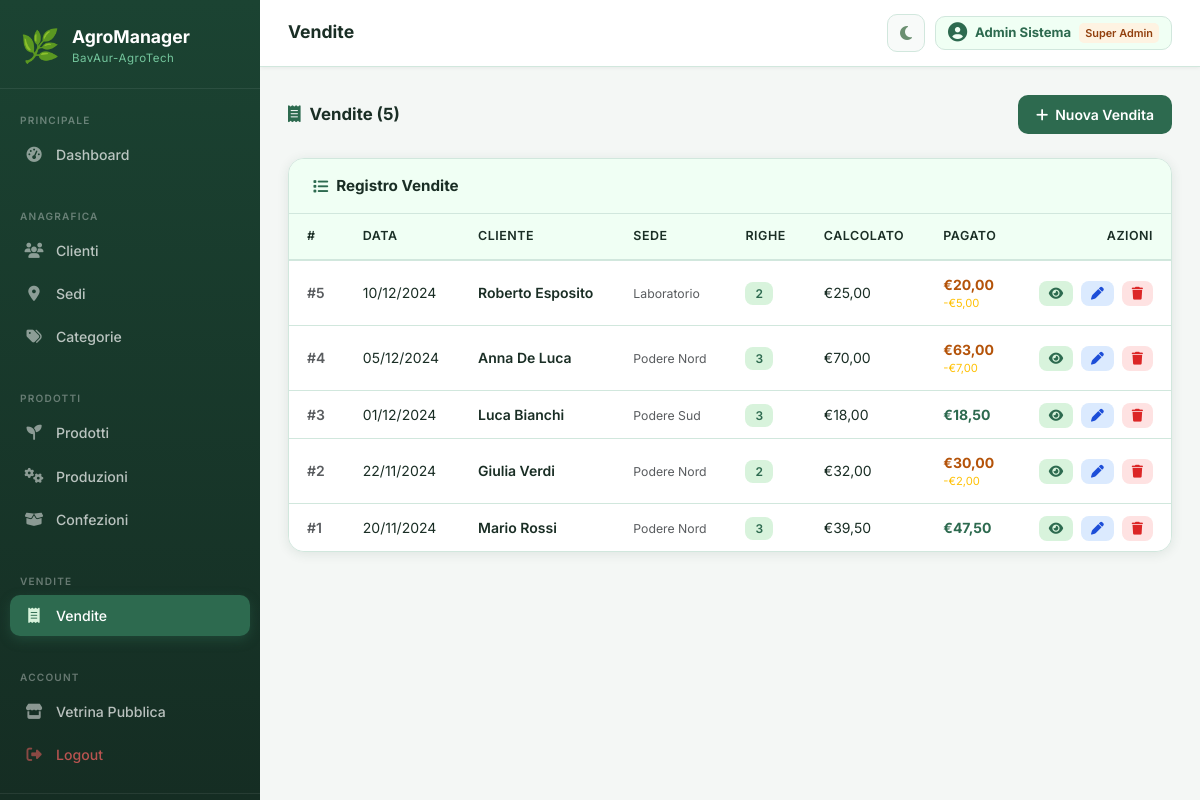
The app's page /root/src/vendite.php (signed in) with its own data.
### tables this page shows
CREATE TABLE VENDITA (
    idVendita    INT AUTO_INCREMENT PRIMARY KEY,
    dataVendita  DATE NOT NULL,
    totalePagato DECIMAL(10,2) NOT NULL DEFAULT 0.00,
    note         TEXT,
    idCliente    INT NOT NULL,
    idSede       INT NOT NULL,
    FOREIGN KEY (idCliente) REFERENCES CLIENTE(idCliente) ON DELETE RESTRICT,
    FOREIGN KEY (idSede)    REFERENCES SEDE(idSede)       ON DELETE RESTRICT
);

CREATE TABLE CLIENTE (
    idCliente INT AUTO_INCREMENT PRIMARY KEY,
    nome      VARCHAR(150) NOT NULL,
    nickname  VARCHAR(80),
    contatti  TEXT,
    idUtente  INT DEFAULT NULL UNIQUE COMMENT 'FK verso UTENTE: null per clienti walk-in',
    FOREIGN KEY (idUtente) REFERENCES UTENTE(idUtente) ON DELETE SET NULL
);

CREATE TABLE SEDE (
    idSede    INT AUTO_INCREMENT PRIMARY KEY,
    nomeSede  VARCHAR(100) NOT NULL,
    indirizzo TEXT
);

### root/src/config/db.php (called while the page is built, shortened)
<?php
function h(mixed $v): string {
    return htmlspecialchars((string)($v ?? ''), ENT_QUOTES, 'UTF-8');
}

### root/src/vendite.php (the view, shortened to what this page needs)
<?php
require_once 'includes/auth.php';
$action    = $_GET['action'] ?? 'list';
$wheresL = [];
$paramsL = [];
$wL = $wheresL ? "WHERE " . implode(' AND ', $wheresL) : '';
$stmtList = $pdo->prepare("
    SELECT v.*, cl.nome AS cliente, s.nomeSede,
           COUNT(d.idDettaglio) AS nRighe
    FROM V_VENDITA v
    JOIN CLIENTE cl ON v.idCliente = cl.idCliente
    JOIN SEDE    s  ON v.idSede    = s.idSede
    LEFT JOIN DETTAGLIO_VENDITA d ON d.idVendita = v.idVendita
    $wL
    GROUP BY v.idVendita
    ORDER BY v.dataVendita DESC, v.idVendita DESC
");
$stmtList->execute($paramsL);
$vendite = $stmtList->fetchAll();
require_once 'includes/header.php';
?>
<?php if ($action==='list'): ?>
<div class="page-header">
  <h5 class="page-header-title"><i class="fa-solid fa-receipt"></i> Vendite (<?= count($vendite) ?>)</h5>
  <a href="?action=create" class="btn-ag"><i class="fa-solid fa-plus"></i> Nuova Vendita</a>
</div>
<div class="ag-card">
  <div class="ag-card-header"><h6 class="ag-card-title"><i class="fa-solid fa-list"></i> Registro Vendite</h6></div>
  <div class="table-responsive">
    <?php if(empty($vendite)): ?>
      <div class="empty-state"><i class="fa-solid fa-receipt"></i><p>Nessuna vendita registrata.</p></div>
    <?php else: ?>
    <table class="ag-table table mb-0">
      <thead><tr><th>#</th><th>Data</th><th>Cliente</th><th>Sede</th><th>Righe</th><th>Calcolato</th><th>Pagato</th><th class="text-end">Azioni</th></tr></thead>
      <tbody>
      <?php foreach($vendite as $v): $diff=$v['totaleCalcolato']-$v['totalePagato']; ?>
      <tr>
        <td class="fw-semibold text-muted">#<?= $v['idVendita'] ?></td>
        <td><?= date('d/m/Y',strtotime($v['dataVendita'])) ?></td>
        <td class="fw-semibold"><?= h($v['cliente']) ?></td>
        <td><small class="text-muted"><?= h($v['nomeSede']) ?></small></td>
        <td><span class="badge-ok"><?= $v['nRighe'] ?></span></td>
        <td>€<?= number_format($v['totaleCalcolato'],2,',','.') ?></td>
        <td>
          <span class="fw-bold vendita-pagato" style="color:<?= $diff>0?'var(--ag-warning-text)':'var(--ag-primary)' ?>">€<?= number_format($v['totalePagato'],2,',','.') ?></span>
          <?php if($diff>0): ?><small class="text-warning d-block" style="font-size:.7rem">-€<?= number_format($diff,2,',','.') ?></small><?php endif; ?>
        </td>
        <td class="text-end">
          <a href="?action=view&id=<?= $v['idVendita'] ?>" class="btn-view-sm me-1"><i class="fa-solid fa-eye"></i></a>
          <a href="?action=edit&id=<?= $v['idVendita'] ?>" class="btn-edit-sm me-1"><i class="fa-solid fa-pen"></i></a>
          <a href="?action=delete&id=<?= $v['idVendita'] ?>" class="btn-danger-sm" onclick="return confirm('Eliminare vendita #<?= $v['idVendita'] ?>?')"><i class="fa-solid fa-trash"></i></a>
        </td>
      </tr>
      <?php endforeach; ?>
      </tbody>
    </table>
    <?php endif; ?>
  </div>
</div>
<?php endif; ?>
<?php require_once 'includes/footer.php'; ?>

### root/src/assets/css/style.css (style rules this page uses)
:root { --ag-dark: #1B4332; --ag-primary: #2D6A4F; --ag-medium: #40916C; --ag-light: #74C69D; --ag-pale: #D8F3DC; --ag-very-pale: #F0FFF4; --ag-bg: #F4F7F5; --ag-surface: #FFFFFF; --ag-surface2: #F8FAF9; --ag-text: #1A2E25; --ag-text-muted: #6B8F71; --ag-border: #D1E7DD; --ag-shadow: 0 2px 12px rgba(27,67,50,.10); --ag-shadow-lg: 0 8px 30px rgba(27,67,50,.15); --ag-sidebar-bg: linear-gradient(180deg,#1B4332 0%,#152d23 100%); --ag-nav-active: #2D6A4F; --ag-input-bg: #FFFFFF; --ag-warning-text:#b45309; --sidebar-w: 260px; }
*, *::before, *::after { box-sizing: border-box; margin: 0; padding: 0; }
html { transition: background-color .3s, color .3s; }
body { font-family: 'Inter', system-ui, sans-serif; background: var(--ag-bg); color: var(--ag-text); min-height: 100vh; transition: background-color .3s, color .3s; }
a { color: var(--ag-primary); text-decoration: none; }
.ag-card { background: var(--ag-surface); border: 1px solid var(--ag-border); border-radius: 16px; box-shadow: var(--ag-shadow); overflow: hidden; transition: background .3s, border-color .3s; }
.ag-card-header { display: flex; align-items: center; justify-content: space-between; padding: 18px 24px; border-bottom: 1px solid var(--ag-border); background: var(--ag-very-pale); transition: background .3s, border-color .3s; }
.ag-card-title { font-size: .95rem; font-weight: 700; color: var(--ag-text); display: flex; align-items: center; gap: 8px; margin: 0; }
.ag-card-title i { color: var(--ag-primary); }
.ag-table { width: 100%; margin: 0; font-size: .875rem; }
.ag-table thead th { background: var(--ag-very-pale); color: var(--ag-text); font-weight: 600; font-size: .78rem; text-transform: uppercase; letter-spacing: .5px; padding: 13px 18px; border-bottom: 2px solid var(--ag-border); white-space: nowrap; }
.ag-table tbody td { padding: 13px 18px; border-bottom: 1px solid var(--ag-border); vertical-align: middle; color: var(--ag-text); }
.ag-table tbody tr:last-child td { border-bottom: none; }
.badge-ok { background: var(--ag-pale); color: var(--ag-primary); font-weight: 600; border-radius: 8px; padding: 4px 10px; font-size: .75rem; }
.btn-ag { background: var(--ag-primary); color: #fff; border: none; border-radius: 10px; padding: 9px 18px; font-weight: 600; font-size: .875rem; transition: all .2s; display: inline-flex; align-items: center; gap: 7px; cursor: pointer; }
.btn-danger-sm { background: #fee2e2; border: none; color: #dc2626; border-radius: 8px; padding: 5px 10px; font-size: .8rem; transition: all .2s; cursor: pointer; }
.btn-edit-sm { background: #dbeafe; border: none; color: #1d4ed8; border-radius: 8px; padding: 5px 10px; font-size: .8rem; transition: all .2s; cursor: pointer; }
.btn-view-sm { background: var(--ag-pale); border: none; color: var(--ag-primary); border-radius: 8px; padding: 5px 10px; font-size: .8rem; transition: all .2s; cursor: pointer; }
.page-header { display: flex; align-items: center; justify-content: space-between; margin-bottom: 24px; flex-wrap: wrap; gap: 12px; }
.page-header-title { font-size: 1.05rem; font-weight: 700; color: var(--ag-text); display: flex; align-items: center; gap: 9px; margin: 0; }
.page-header-title i { color: var(--ag-primary); }

### records on screen
vendita: idVendita "5", dataVendita "10/12/2024", idCliente.nome "Roberto Esposito", idSede.nomeSede "Laboratorio", nRighe "2", totaleCalcolato "25,00", totalePagato "20,00", diff "5,00"
vendita: idVendita "4", dataVendita "05/12/2024", idCliente.nome "Anna De Luca", idSede.nomeSede "Podere Nord", nRighe "3", totaleCalcolato "70,00", totalePagato "63,00", diff "7,00"
vendita: idVendita "3", dataVendita "01/12/2024", idCliente.nome "Luca Bianchi", idSede.nomeSede "Podere Sud", nRighe "3", totaleCalcolato "18,00", totalePagato "18,50"
vendita: idVendita "2", dataVendita "22/11/2024", idCliente.nome "Giulia Verdi", idSede.nomeSede "Podere Nord", nRighe "2", totaleCalcolato "32,00", totalePagato "30,00", diff "2,00"
vendita: idVendita "1", dataVendita "20/11/2024", idCliente.nome "Mario Rossi", idSede.nomeSede "Podere Nord", nRighe "3", totaleCalcolato "39,50", totalePagato "47,50"

### other values on screen
$pageTitle "Vendite"
$user['nome'] "Admin Sistema"
count($vendite) "5"
